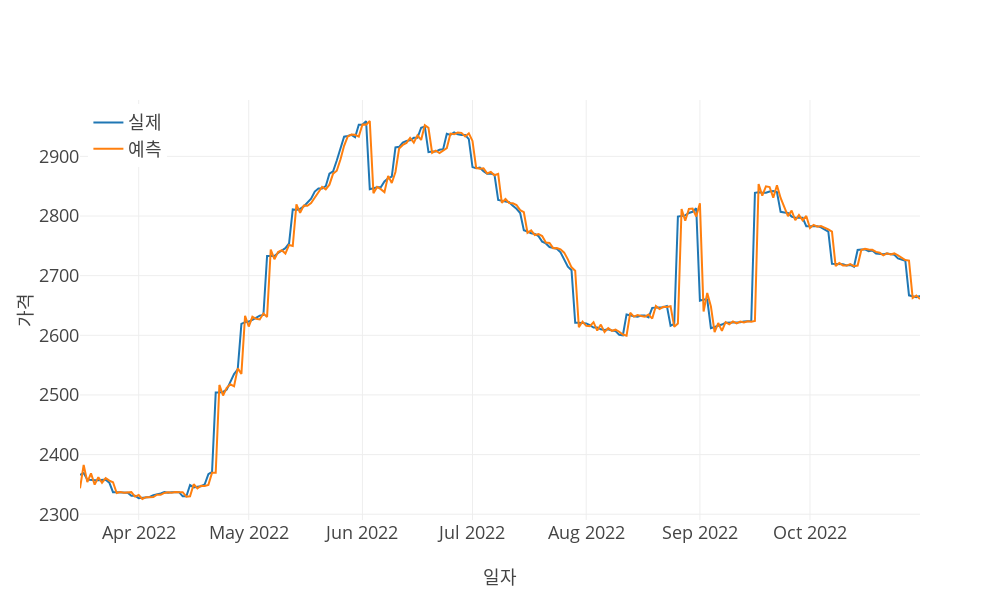

Notebook cell for this chart:
### Markdown cell above
# Statistics

### Code cell
print("\nARIMA")
arima_predictions = autoregressive_integrated_moving_average(y_train, y_test)
model_eval(y_test, arima_predictions, predictions_x_axis, stdout=stdout, vis=vis, **{'scaler': output_scaler})

### Figure 1 — Plotly figure (JSON) as saved in the notebook; plotly's stock layout.template omitted (floating-point values rounded to 4 significant figures; data arrays with more than 128 entries replaced by an {"elided": "..."} marker saying what was removed)
{"data": [{"mode": "lines", "name": "실제", "type": "scatter", "x": {"elided": "230 str values"}, "y": {"elided": "230 int values"}}, {"mode": "lines", "name": "예측", "type": "scatter", "x": {"elided": "230 str values"}, "y": {"elided": "230 float values"}}], "layout": {"height": 600, "legend": {"x": 0.01, "xanchor": "left", "y": 0.99, "yanchor": "top"}, "width": 1000, "xaxis": {"title": {"text": "일자"}}, "yaxis": {"title": {"text": "가격"}}}}
